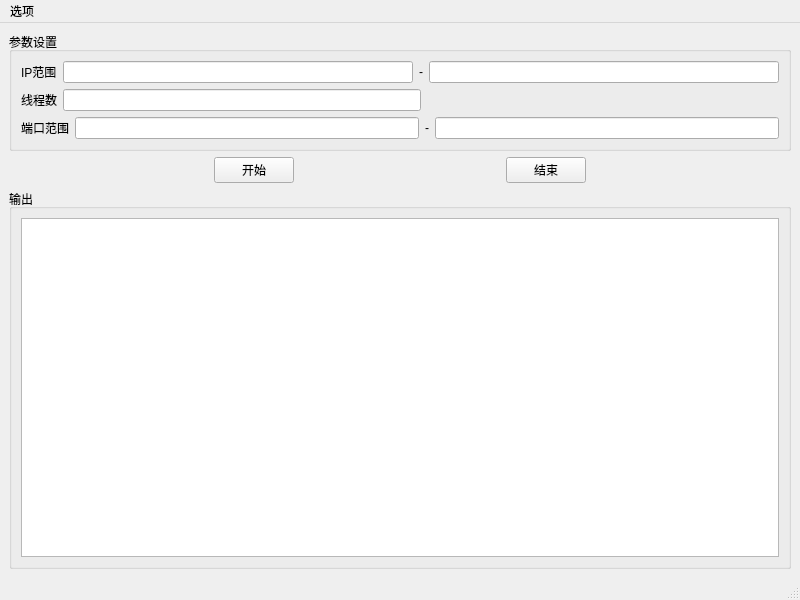
<?xml version="1.0" encoding="UTF-8"?>
<ui version="4.0">
 <class>MainWindow</class>
 <widget class="QMainWindow" name="MainWindow">
  <property name="geometry">
   <rect>
    <x>0</x>
    <y>0</y>
    <width>800</width>
    <height>600</height>
   </rect>
  </property>
  <property name="windowTitle">
   <string>MainWindow</string>
  </property>
  <widget class="QWidget" name="centralwidget">
   <layout class="QGridLayout" name="gridLayout_3">
    <item row="0" column="0">
     <layout class="QVBoxLayout" name="verticalLayout_2">
      <item>
       <widget class="QGroupBox" name="groupBox">
        <property name="title">
         <string>参数设置</string>
        </property>
        <layout class="QGridLayout" name="gridLayout_2">
         <item row="0" column="0">
          <layout class="QVBoxLayout" name="verticalLayout">
           <item>
            <layout class="QHBoxLayout" name="horizontalLayout_3">
             <item>
              <widget class="QLabel" name="label">
               <property name="text">
                <string>IP范围</string>
               </property>
              </widget>
             </item>
             <item>
              <widget class="QLineEdit" name="IPStart"/>
             </item>
             <item>
              <widget class="QLabel" name="label_5">
               <property name="text">
                <string>-</string>
               </property>
              </widget>
             </item>
             <item>
              <widget class="QLineEdit" name="IPEnd"/>
             </item>
            </layout>
           </item>
           <item>
            <layout class="QHBoxLayout" name="horizontalLayout">
             <item>
              <widget class="QLabel" name="label_3">
               <property name="text">
                <string>线程数</string>
               </property>
              </widget>
             </item>
             <item>
              <widget class="QLineEdit" name="threadNum"/>
             </item>
             <item>
              <spacer name="horizontalSpacer_2">
               <property name="orientation">
                <enum>Qt::Horizontal</enum>
               </property>
               <property name="sizeHint" stdset="0">
                <size>
                 <width>40</width>
                 <height>20</height>
                </size>
               </property>
              </spacer>
             </item>
            </layout>
           </item>
           <item>
            <layout class="QHBoxLayout" name="horizontalLayout_2">
             <item>
              <widget class="QLabel" name="label_2">
               <property name="text">
                <string>端口范围</string>
               </property>
              </widget>
             </item>
             <item>
              <widget class="QLineEdit" name="portStart"/>
             </item>
             <item>
              <widget class="QLabel" name="label_4">
               <property name="text">
                <string>-</string>
               </property>
              </widget>
             </item>
             <item>
              <widget class="QLineEdit" name="portEnd"/>
             </item>
            </layout>
           </item>
          </layout>
         </item>
        </layout>
       </widget>
      </item>
      <item>
       <layout class="QHBoxLayout" name="horizontalLayout_4">
        <item>
         <spacer name="horizontalSpacer_4">
          <property name="orientation">
           <enum>Qt::Horizontal</enum>
          </property>
          <property name="sizeHint" stdset="0">
           <size>
            <width>40</width>
            <height>20</height>
           </size>
          </property>
         </spacer>
        </item>
        <item>
         <widget class="QPushButton" name="scanStart">
          <property name="text">
           <string>开始</string>
          </property>
         </widget>
        </item>
        <item>
         <spacer name="horizontalSpacer">
          <property name="orientation">
           <enum>Qt::Horizontal</enum>
          </property>
          <property name="sizeHint" stdset="0">
           <size>
            <width>40</width>
            <height>20</height>
           </size>
          </property>
         </spacer>
        </item>
        <item>
         <widget class="QPushButton" name="scanEnd">
          <property name="text">
           <string>结束</string>
          </property>
         </widget>
        </item>
        <item>
         <spacer name="horizontalSpacer_3">
          <property name="orientation">
           <enum>Qt::Horizontal</enum>
          </property>
          <property name="sizeHint" stdset="0">
           <size>
            <width>40</width>
            <height>20</height>
           </size>
          </property>
         </spacer>
        </item>
       </layout>
      </item>
      <item>
       <widget class="QGroupBox" name="groupBox_2">
        <property name="title">
         <string>输出</string>
        </property>
        <layout class="QGridLayout" name="gridLayout">
         <item row="0" column="0">
          <widget class="QTextBrowser" name="output"/>
         </item>
        </layout>
       </widget>
      </item>
     </layout>
    </item>
   </layout>
  </widget>
  <widget class="QMenuBar" name="menubar">
   <property name="geometry">
    <rect>
     <x>0</x>
     <y>0</y>
     <width>800</width>
     <height>25</height>
    </rect>
   </property>
   <widget class="QMenu" name="menuoption">
    <property name="title">
     <string>选项</string>
    </property>
    <addaction name="actionquit"/>
   </widget>
   <addaction name="menuoption"/>
  </widget>
  <widget class="QStatusBar" name="statusbar"/>
  <action name="actionquit">
   <property name="text">
    <string>退出</string>
   </property>
  </action>
 </widget>
 <resources/>
 <connections/>
</ui>
